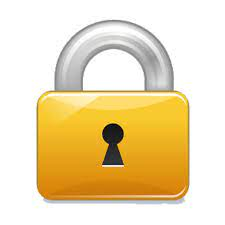
#> input picture task_06/image/lock.jpg, 225 x 225 px, given in place of the camera
$ jupyter execute 'train the model (task_06).ipynb'   (text cells are left out)
#> lines starting #> are read from the running program, lines starting #| are printed output that depends on the picture
[cell 1]
import cv2
import numpy as np

[cell 2]
# Load haarcascade face classifier to detect face
face_classifier = cv2.CascadeClassifier('haarcascade_frontalface_default.xml')

# Load functions
def face_extractor(img):
    # This function detects faces & return the cropped face
    # If no face detected, it will return the input image

    gray = cv2.cvtColor(img, cv2.COLOR_BGR2GRAY)
    faces = face_classifier.detectMultiScale(gray, 1.3, 5)
    # print(faces, len(faces))

    if faces is ():
        return None

    # Crop all faces found
    for (x,y,w,h) in faces:
        cropped_face = img[y:y+h, x:x+h]

    return cropped_face

# Initialize Webcam
cap = cv2.VideoCapture(0)
count = 0

# Collect 100 samples of your face from webcam input

while True:
    ret, frame = cap.read()
#> frame is the input picture: shape (225, 225, 3); mean B, G, R 180, 220, 237.9
    if face_extractor(frame) is not None:
#> in face_extractor, `gray = cv2.cvtColor(img, cv2.COLOR_BGR2GRAY)`:
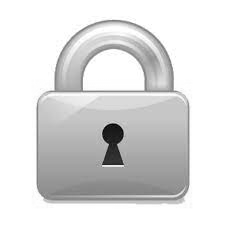
#> gray: shape (225, 225); min 4, max 255, mean 220.8
#> in face_extractor, `faces = face_classifier.detectMultiScale(gray, 1.3, 5)`: faces = ()
        count += 1
        face = cv2.resize(face_extractor(frame), (500,500))
        face = cv2.cvtColor(face, cv2.COLOR_BGR2GRAY)

        # Save file in specified directory with unique name
        file_name_path = './face/user/' + str(count) + '.jpg'
        cv2.imwrite(file_name_path, face)

        # Put count on images & display live count
        cv2.putText(face, str(count), (100,100), cv2.FONT_HERSHEY_COMPLEX, 1, (0,0,255), 2)
        cv2.imshow('Image Cropped', face)

    else:
        print("No face detected")

    if cv2.waitKey(10) == 13 or count == 100:   # 13 means enter key
#> (key Esc is pressed here)
        break

cap.release()
cv2.destroyAllWindows()
print("Collecting Samples Completed")

[cell 3]
from os import listdir
from os.path import isfile, join

# Create arrays for training data & labels
training_data, labels = [], []

def trainingDataLabels(images, sourcePath):
#> called with sourcePath = './face/user/'
    l = 0
    for image_name in images:
        image_path = data_path + image_name
        #print("Image path: ", image_path)
        images = cv2.imread(image_path, cv2.IMREAD_GRAYSCALE)
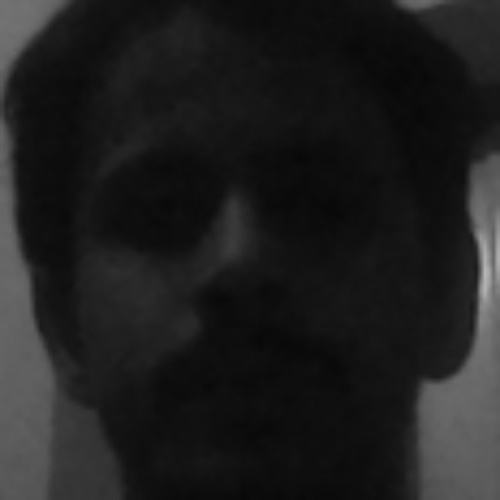
#> input picture task_06/face/user/1.jpg, 500 x 500 px
#> images is the input picture: shape (500, 500); min 8, max 184, mean 30.8
        #print("Images: ", images)
        training_data.append(images)
        #print("training data: ", training_data)
        labels.append(l)
        #print("labels: ", labels)
        l += 1
    return training_data, labels

# Get the training data we previously made
data_path = './face/user/'

# List all images in list
image_files = listdir(data_path)
#print(image_files)
training_data, labels = trainingDataLabels(image_files, data_path)
#> training_data = 3 items; labels = [0, 1, 2]


# Initialize facial recognizer
# Create the model
deepak_model = cv2.face_LBPHFaceRecognizer.create()

# Let's train our model
deepak_model.train(training_data, np.asarray(labels, dtype=np.int32))
#print("labels", labels)
print("Model trained successfully")

# Save Model
deepak_model.save("deepak_model.h5")
